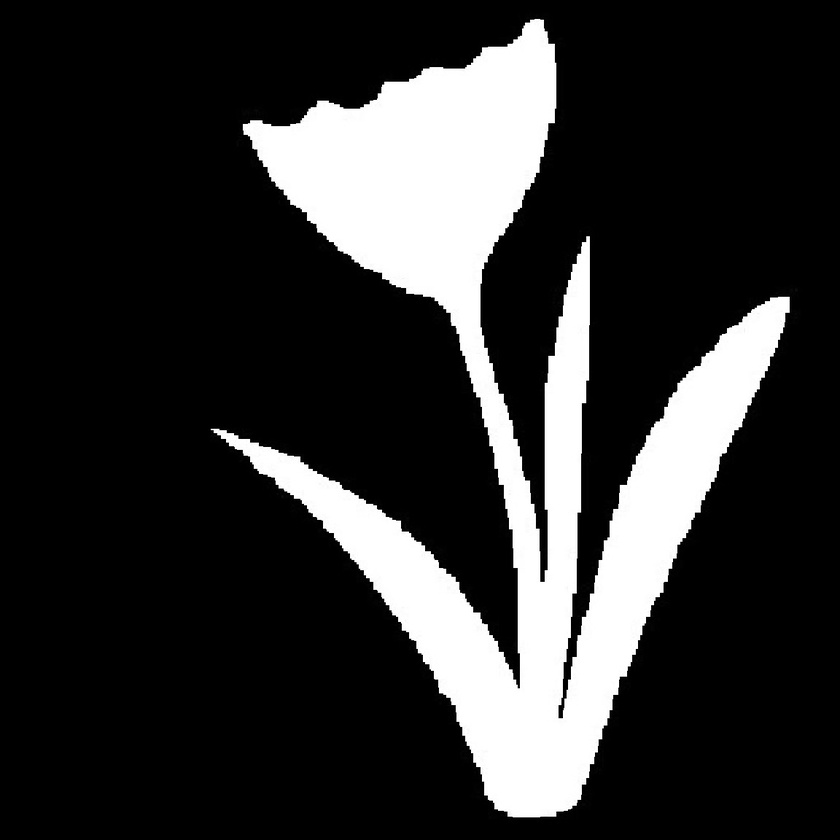
#> input picture DrawingImages/TulipTest.jpg, 840 x 840 px, shrunk from 1152 x 1152 before the run, found by its file name
$ python OpenCVtest.py
#> lines starting #> are read from the running program, lines starting #| are printed output that depends on the picture; after the words box and inside, x2 and y2 are one past the last pixel; in counts of white or black regions, pixels touching at a corner belong together; long printed decimals are rounded
import numpy as np
import cv2
import matplotlib.pyplot as plt

img = cv2.imread('TulipTest.jpg', cv2.IMREAD_GRAYSCALE)
#> img is the input picture: shape (840, 840); min 0, max 255, mean 48.7
img2 = cv2.imread('TulipTest.jpg', cv2.IMREAD_COLOR)
_, threshold = cv2.threshold(img, 117, 255, cv2.THRESH_BINARY)
#> threshold: shape (840, 840); 19.1% white; 1 white region

height = img.shape[0]
#> height = 840
width = img.shape[1]
#> width = 840

contours, _ = cv2.findContours(
    threshold, cv2.RETR_TREE, cv2.CHAIN_APPROX_NONE)
#> contours = 1 contour; box (x1, y1, x2, y2) and area: (211, 19, 790, 817) 132255

cv2.drawContours(img2, contours, -1, (0, 0, 255), 5)
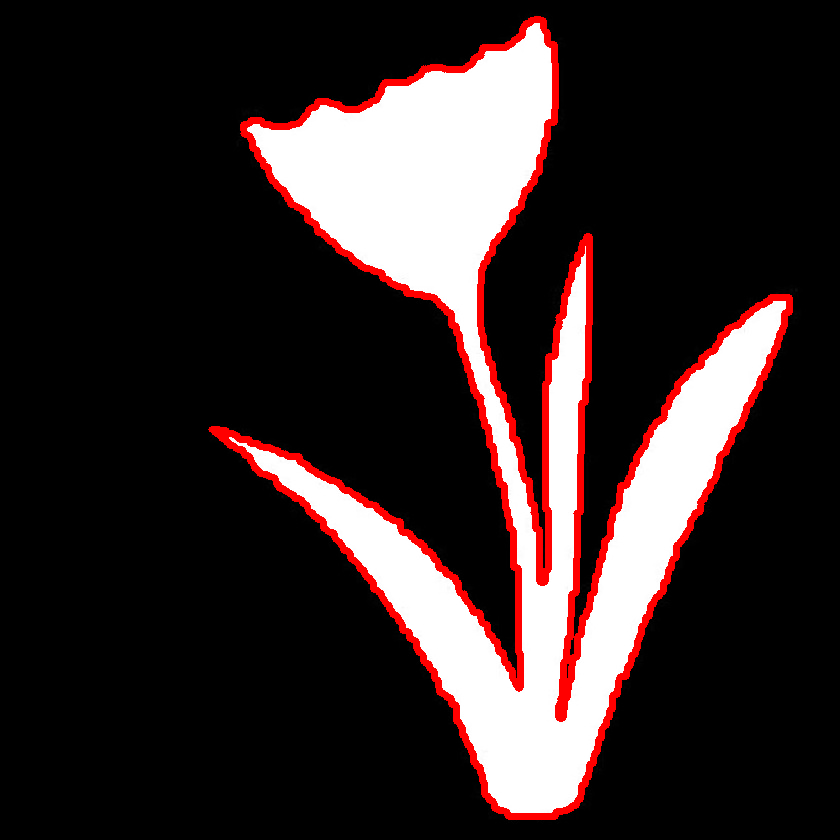
#> img2: shape (840, 840, 3); 4.71% of pixels changed, all inside (x1, y1, x2, y2) = (208, 16, 793, 820)

minrectcenter, minrectdims, minrectangle = cv2.minAreaRect(contours[0])
#> minrectcenter = (516.3, 384.8); minrectdims = (542.1, 744.9); minrectangle = -36.75
minrectcx = minrectcenter[0]
#> minrectcx = 516.3
minrectcy = minrectcenter[1]
#> minrectcy = 384.8

L2 = 15.8
contour = np.ravel(contours[0])
#> contour = 9924 values, max 816 at index 4319, min 19 at index 1, mean 474.8
# print(len(contour))
pixpercm = ((height**2 + width**2)/(4*L2**2))**0.5
#> pixpercm = 37.59
contour_arclen = len(contour)/pixpercm
#> contour_arclen = 264
step = 2*int(len(contour)/2/contour_arclen)
#> step = 36
print(pixpercm, minrectcx/pixpercm, (height -
      minrectcy)/pixpercm, contour_arclen, step)
#| 37.593 13.733 12.109 263.985 36

minrectcy = height - minrectcy
#> minrectcy = 455.2
xadjust = (width - minrectcx) / 2
#> xadjust = 161.9
yadjust = (height - minrectcy) / 2
#> yadjust = 192.4
print(contour[0], height - contour[1], xadjust/pixpercm, yadjust/pixpercm)
#| 534 821 4.306 5.118

tvals = np.arange(0, len(contour), step)
#> tvals = 276 values from 0 to 9900
tvals = np.append(tvals, len(contour) - 2)
#> tvals = 277 values from 0 to 9922
xcoords = np.zeros(len(tvals))
#> xcoords = 277 values from 0 to 0
ycoords = np.zeros(len(tvals))
#> ycoords = 277 values from 0 to 0

i = 0
for t in tvals:
    x = (contour[t] + xadjust) / pixpercm
    y = (height - contour[t+1] + yadjust) / pixpercm
    # print(t, x, y)
    xcoords[i] = x
    ycoords[i] = y
    i += 1
#> this loop made 277 passes
#> (t, x, y) on passes 2 to 4: (36, 18.19, 26.69), (72, 17.95, 26.37), (108, 17.55, 26.21)
#> after the loop, i = 277; xcoords = 277 values, max 25.27 at index 158, min 10.1 at index 88, mean 17.89; ycoords = 277 values, max 26.96 at index 0, min 5.76 at index 120, mean 15.83

print(len(xcoords), len(ycoords))
#| 277 277
# print("\n\n", ycoords)
# # Showing the final image.
cv2.imshow('image2', img2)

fig, ax = plt.subplots()
ax.plot(xcoords, ycoords)
ax.set_aspect('equal')

plt.show()
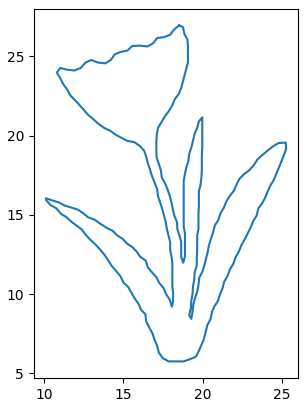
#> figure drawn by matplotlib, 1 panel

# # Exiting the window if 'q' is pressed on the keyboard.
if cv2.waitKey(0) & 0xFF == ord('q'):
#> (key q is pressed here)
    cv2.destroyAllWindows()

$ run again, with DrawingImages/Squarish.jpg copied over DrawingImages/TulipTest.jpg
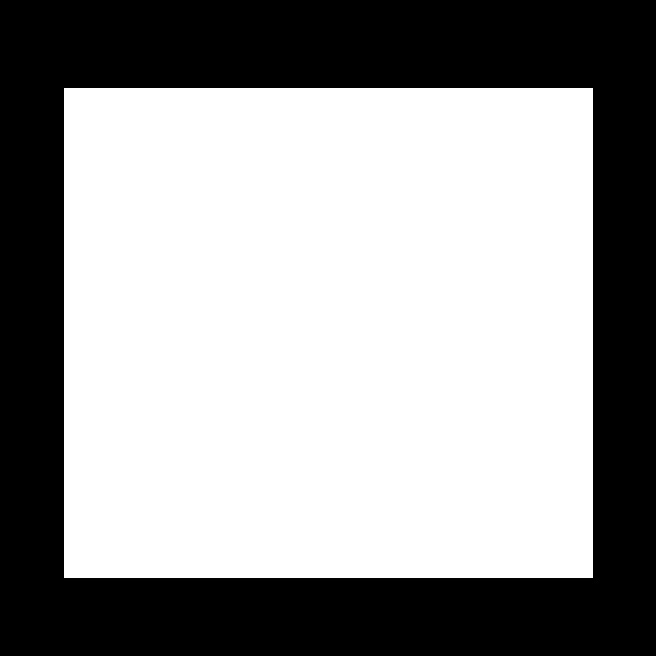
#> input picture DrawingImages/Squarish.jpg, 656 x 656 px, found by its file name
#> img is the input picture: shape (656, 656); min 0, max 255, mean 153.6
#> threshold: shape (656, 656); 60.2% white; 1 black region
#> contours = 1 contour; box (x1, y1, x2, y2) and area: (64, 88, 593, 578) 258192
#> `cv2.drawContours(img2, contours, -1, (0, 0, 255), 5)`:
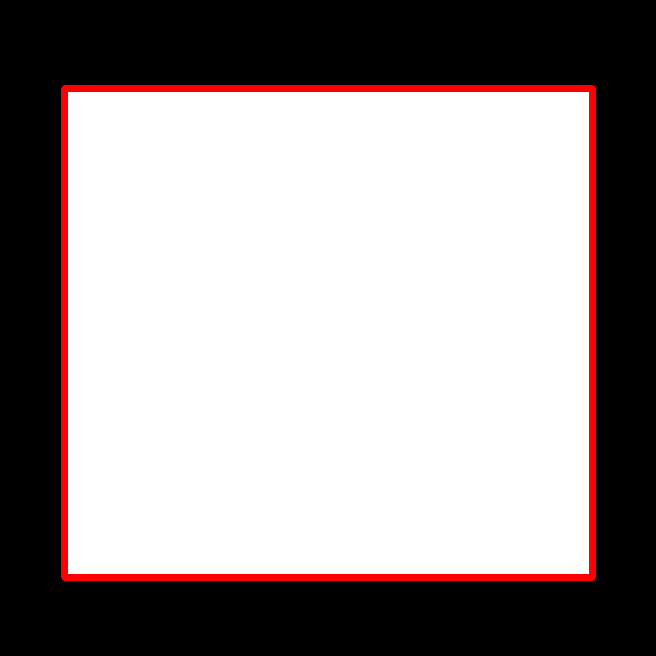
#> img2: shape (656, 656, 3); 3.3% of pixels changed, all inside (x1, y1, x2, y2) = (61, 85, 596, 581)
#> minrectcenter = (328, 332.5); minrectdims = (489, 528); minrectangle = -90
#> minrectcx = 328
#> `minrectcy = minrectcenter[1]`: minrectcy = 332.5
#> contour = 4068 values, max 592 at index 2034, min 64 at index 0, mean 330.2
#> contour_arclen = 138.6
#> step = 28
#| 29.358 11.172 11.019 138.564 28
#> `minrectcy = height - minrectcy`: minrectcy = 323.5
#> xadjust = 164
#> yadjust = 166.2
#| 64 568 5.586 5.663
#> `tvals = np.arange(0, len(contour), step)`: tvals = 146 values from 0 to 4060
#> `tvals = np.append(tvals, len(contour) - 2)`: tvals = 147 values from 0 to 4066
#> `xcoords = np.zeros(len(tvals))`: xcoords = 147 values from 0 to 0
#> the loop `for t in tvals:` made 147 passes
#> (t, x, y) on passes 2 to 9: (28, 7.77, 24.53), (56, 7.77, 24.06), (84, 7.77, 23.58), (112, 7.77, 23.1), (140, 7.77, 22.63), (168, 7.77, 22.15), (196, 7.77, 21.67), (224, 7.77, 21.19)
#> after the loop `for t in tvals:`: i = 147; xcoords = 147 values, max 25.75 at index 73, min 7.77 at index 0, mean 16.65; ycoords = 147 values, max 25.01 at index 0, min 8.35 at index 35, mean 16.78
#| 147 147
#> `plt.show()`:
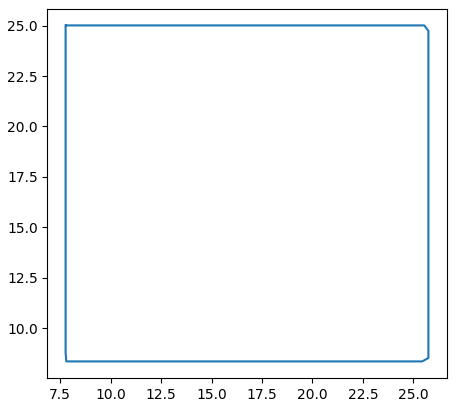
#> figure drawn by matplotlib, 1 panel

$ run again, with DrawingImages/blackcat.jpg copied over DrawingImages/TulipTest.jpg
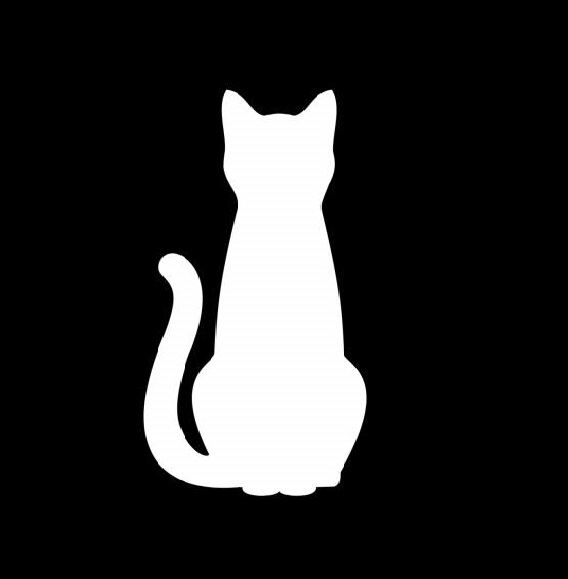
#> input picture DrawingImages/blackcat.jpg, 568 x 579 px, found by its file name
#> img is the input picture: shape (579, 568); min 0, max 255, mean 43.5
#> threshold: shape (579, 568); 17.1% white; 1 white region
#> contours = 1 contour; box (x1, y1, x2, y2) and area: (143, 90, 367, 496) 55590
#> `cv2.drawContours(img2, contours, -1, (0, 0, 255), 5)`:
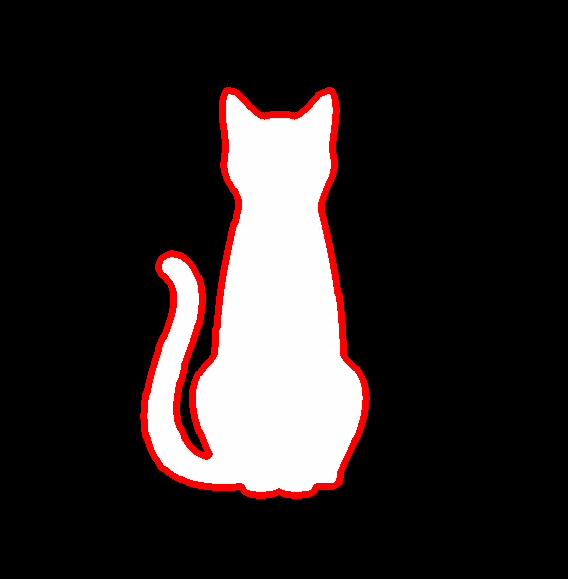
#> img2: shape (579, 568, 3); 3.24% of pixels changed, all inside (x1, y1, x2, y2) = (140, 87, 370, 499)
#> minrectcenter = (254.5, 292.5); minrectdims = (405, 223); minrectangle = -90
#> minrectcx = 254.5
#> `minrectcy = minrectcenter[1]`: minrectcy = 292.5
#> contour = 3006 values, max 495 at index 1831, min 90 at index 1, mean 280
#> contour_arclen = 117.1
#> step = 24
#| 25.667 9.915 11.162 117.114 24
#> `minrectcy = height - minrectcy`: minrectcy = 286.5
#> xadjust = 156.8
#> yadjust = 146.2
#| 226 489 6.107 5.698
#> `tvals = np.arange(0, len(contour), step)`: tvals = 126 values from 0 to 3000
#> `tvals = np.append(tvals, len(contour) - 2)`: tvals = 127 values from 0 to 3004
#> `xcoords = np.zeros(len(tvals))`: xcoords = 127 values from 0 to 0
#> the loop `for t in tvals:` made 127 passes
#> (t, x, y) on passes 2 to 9: (24, 14.76, 24.28), (48, 14.76, 23.81), (72, 14.8, 23.35), (96, 14.83, 22.88), (120, 14.87, 22.41), (144, 14.8, 21.94), (168, 14.87, 21.48), (192, 15.11, 21.01)
#> after the loop `for t in tvals:`: i = 127; xcoords = 127 values, max 20.33 at index 90, min 11.68 at index 64, mean 15.64; ycoords = 127 values, max 24.75 at index 0, min 8.97 at index 77, mean 16.1
#| 127 127
#> `plt.show()`:
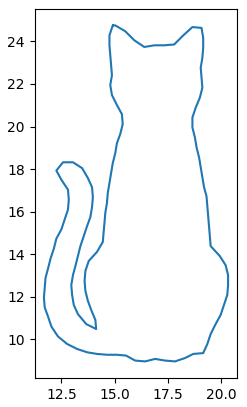
#> figure drawn by matplotlib, 1 panel
